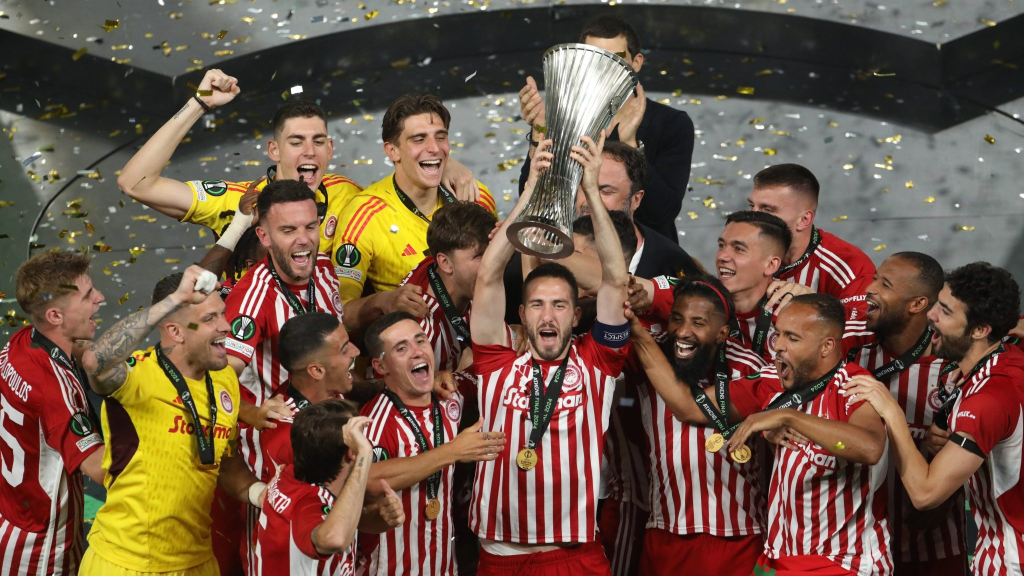
#> input picture exercises/ex1-IntroductionToImageAnalysis/data/myimage.jpg, 2048 x 1152 px, given in place of vertebra.png, which was not available (shown at 1/2 size); the run also reads 1 picture not shown here
$ jupyter execute --allow-errors Ex3_solution.ipynb   (shell and % lines are left out)   (text cells are left out)
#> lines starting #> are read from the running program, lines starting #| are printed output that depends on the picture; after the words box and inside, x2 and y2 are one past the last pixel; in counts of white or black regions, pixels touching at a corner belong together; pictures that were not available may be replaced by others from this repository, and a replacement may not be noted
[cell 1]
from skimage import io
import matplotlib.pyplot as plt
import numpy as np

[cell 2]
# Directory containing data and images
in_dir = "data/"
im_name = "vertebra.png"
im_org = io.imread(in_dir + im_name)
#> im_org is the input picture: shape (1152, 2048, 3); mean R, G, B 109.5, 85.7, 69.9

[cell 3]
nbins = 256

fig, ax = plt.subplots(nrows=1, ncols = 2, figsize = (12, 5))
ax[0].imshow(im_org, cmap = 'gray', vmin = 0, vmax = 255)
ax[0].set_title('Image')

ax[1].hist(im_org.ravel(), bins=nbins)
ax[1].set_title('Image histogram')
ax[1].set_xlabel('Intensities')
ax[1].set_ylabel('Frequency')
plt.show()
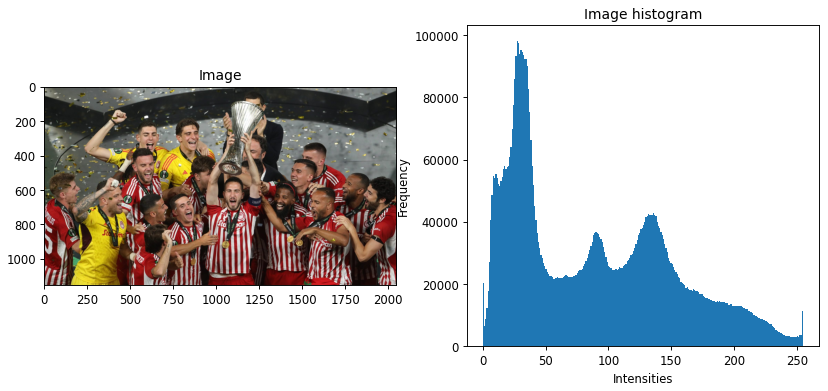
#> figure drawn by matplotlib, 2 panels; panel 2: tallest bar 98228 high, from x = 26.89 to 27.89

[cell 4]
min = im_org.min()
#> min = 0
max = im_org.max()
#> max = 255
print(f"Min value: {min} \t Max value: {max}")
#| Min value: 0 	 Max value: 255

[cell 5]
fig, ax = plt.subplots(nrows=1, ncols = 2, figsize = (12, 5))
ax[0].imshow(im_org, vmin = 0, vmax = 255, cmap = 'gray')
ax[0].set_title('Visualization window: [0, 255]')
ax[1].imshow(im_org, vmin = min, vmax = max, cmap = 'gray') # Here, we change the visualization window, not the image itself!
ax[1].set_title(f'Visualization window: [{min}, {max}]')
plt.show()
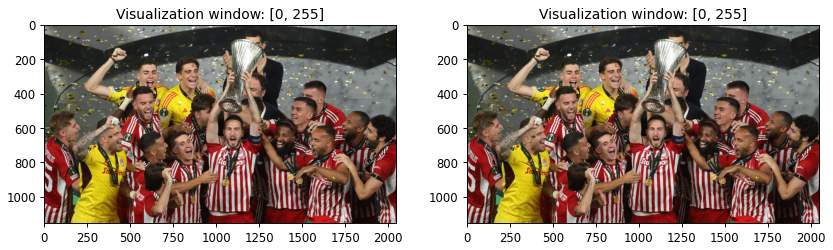
#> figure drawn by matplotlib, 2 panels

[cell 6]
from skimage.util import img_as_float
from skimage.util import img_as_ubyte

[cell 7]
im_float = img_as_float(im_org)
min = im_float.min()
max = im_float.max()
#> max = 1
print(f"Min value: {min} \t Max value: {max}")
#| Min value: 0.0 	 Max value: 1.0

# Can you verify that the float image is equal to the original image, where each pixel value is divided by 255?
all_equal = np.allclose(im_org, im_float*255)
#> all_equal = True
print(f'The float and the original image are equivalent?: {all_equal}')
#| The float and the original image are equivalent?: True

[cell 8]
im_ubyte = img_as_ubyte(im_float)
min, max = im_ubyte.min(), im_ubyte.max()
#> max = 255
print(f"Min value: {min} \t Max value: {max}")
#| Min value: 0 	 Max value: 255

[cell 9]
def histogram_stretch(img_in):
    """
    Stretches the histogram of an image
    :param img_in: Input image
    :return: Image, where the histogram is stretched so the min values is 0 and the maximum value 255
    """
    # img_as_float will divide all pixel values with 255.0
    img_float = img_as_float(img_in)
    min_val = img_float.min()
#> min_val = 0
    max_val = img_float.max()
#> max_val = 1
    min_desired = 0.0
    max_desired = 1.0

    # Do something here
    img_out = ((img_float-min_val)*(max_desired-min_desired)/(max_val-min_val))+min_desired
    # img_as_ubyte will multiply all pixel values with 255.0 before converting to unsigned byte
    return img_as_ubyte(img_out)

[cell 10]
im_stretched = histogram_stretch(im_org)

fig, ax = plt.subplots(nrows=1, ncols = 2, figsize = (12, 5))
ax[0].imshow(im_org, cmap = 'gray', vmin = 0, vmax = 255)
ax[0].set_title('Original image')
ax[1].imshow(im_stretched, cmap = 'gray', vmin = 0, vmax = 255)
ax[1].set_title('Stretched image')
plt.show()

[cell 11]
def gamma_map(img_in, gamma):
    """
    Stretches the histogram of an image
    :param img_in: Input image
    :param gamma: Exponent
    :return: Gamma-mapped image
    """
#> called with gamma = 0.5
    img_float = img_as_float(img_in)
    img_out = np.power(img_float, gamma)
    return img_as_ubyte(img_out)

[cell 12]
gamma_0_5 = gamma_map(im_org, 0.5)
gamma_2 = gamma_map(im_org, 2)

fig, ax = plt.subplots(nrows=1, ncols = 3, figsize = (12, 5))
ax[0].imshow(im_org, cmap = 'gray', vmin=0, vmax=255)
ax[0].set_title('Original image')
ax[1].imshow(gamma_0_5, cmap = 'gray', vmin=0, vmax=255)
ax[1].set_title(r'$\gamma = 0.5$')
ax[2].imshow(gamma_2, cmap = 'gray', vmin=0, vmax=255)
ax[2].set_title(r'$\gamma = 2$')
plt.show()

[cell 13]
def threshold_image(img_in, thres):
    """
    Apply a threshold in an image and return the resulting image
    :param img_in: Input image
    :param thres: The treshold value in the range [0, 255]
    :return: Resulting image (unsigned byte) where background is 0 and foreground is 255
    """
#> called with thres = 110
    mask = img_in > thres
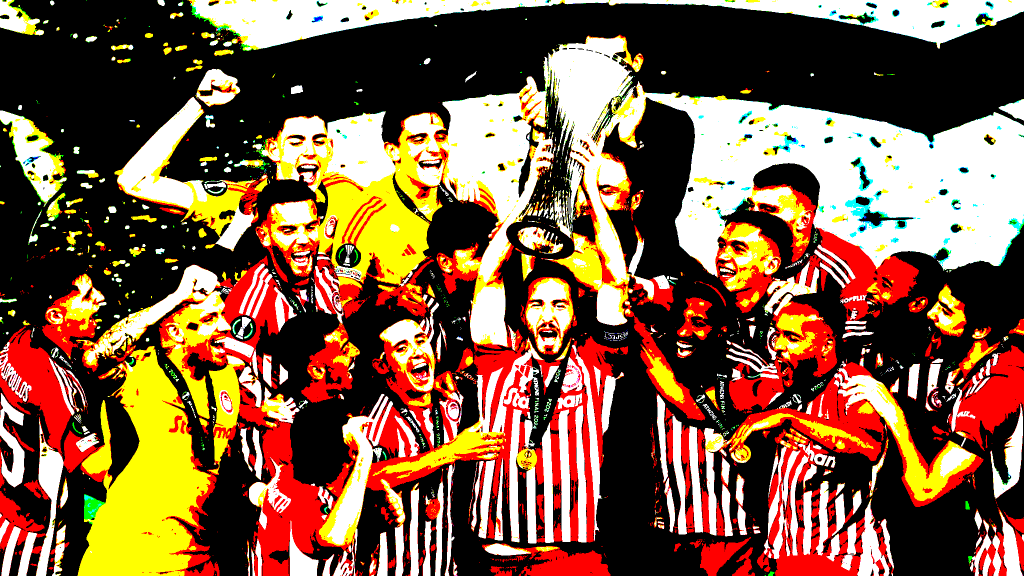
#> mask: shape (1152, 2048, 3) bool (shown at 1/2 size); mean R, G, B 0.501, 0.364, 0.26
    return img_as_ubyte(mask)

[cell 14]
im_thres = threshold_image(im_org, thres = 110)

fig, ax = plt.subplots(nrows=1, ncols = 3, figsize = (12, 5))
ax[0].imshow(im_org, cmap = 'gray', vmin = 0, vmax = 255)
ax[0].set_title('Original image')
ax[1].imshow(im_thres, cmap = 'gray', vmin = 0, vmax = 255)
ax[1].set_title('Foreground image')
ax[2].imshow(im_org, cmap = 'gray', vmin = 0, vmax = 255)
#> (the rest of this cell did not finish here and is left out)

[cell 15]
from skimage.filters import threshold_otsu

thres_new = threshold_otsu(im_org)
#> thres_new = 96
im_thres = threshold_image(im_org, thres = thres_new)
#> call 2 of threshold_image, with thres = 96
#> in threshold_image (call 2), `mask = img_in > thres`:
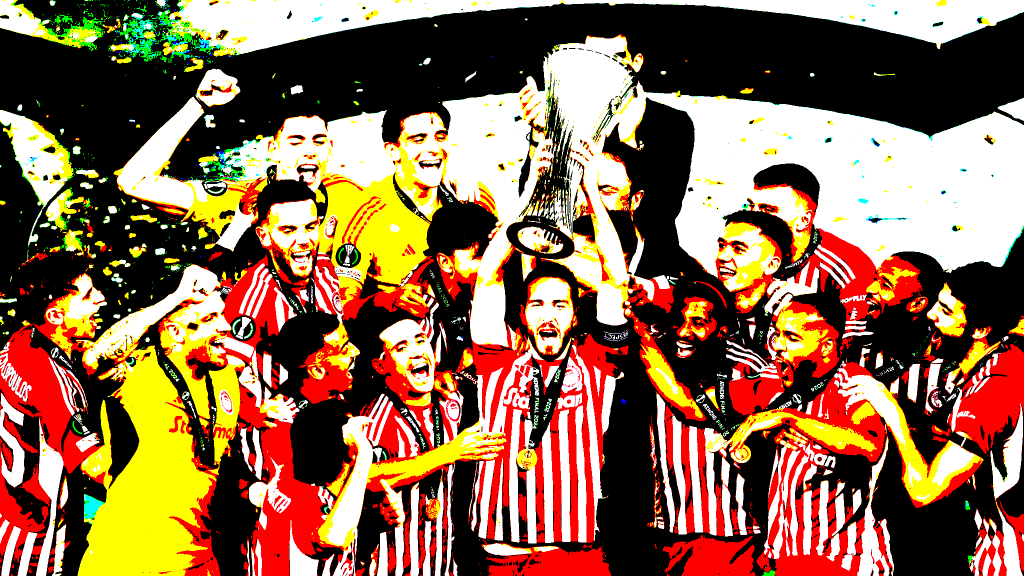
#> mask: shape (1152, 2048, 3) bool (shown at 1/2 size); mean R, G, B 0.558, 0.416, 0.304

fig, ax = plt.subplots(nrows=1, ncols = 3, figsize = (12, 5))
ax[0].imshow(im_org, cmap = 'gray', vmin = 0, vmax = 255)
ax[0].set_title('Original image')
ax[1].imshow(im_thres, cmap = 'gray', vmin = 0, vmax = 255)
ax[1].set_title(f'Foreground image [thres = {thres_new}]')
ax[2].imshow(im_org, cmap = 'gray', vmin = 0, vmax = 255)
#> (the rest of this cell did not finish here and is left out)

[cell 16]
from skimage.color import rgb2gray

im_name = "dark_background.png"
#> (the rest of this cell did not finish here and is left out)

[cell 17]
# Change the backend to be able to explore the pixel intensities
# For VSCode Notebooks and JupyterNotebook "%matplotlib widget"
# For Spyder "%matplotlib auto"


im_name = "DTUSigns2.jpg"
#> im_name = 'DTUSigns2.jpg'
#> (the rest of this cell did not finish here and is left out)

[cell 18]
plt.close()

def detect_dtu_signs(img_in, sign):
#> called with sign = 'red'
    r_comp = img_in[:, :, 0]
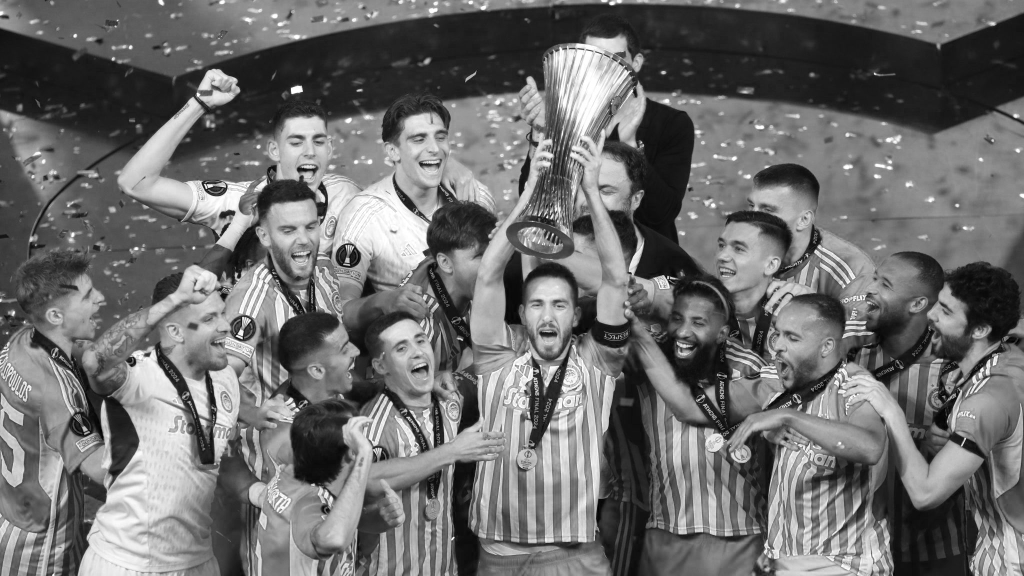
#> r_comp: shape (1152, 2048) (shown at 1/2 size); min 0, max 255, mean 109.5
    g_comp = img_in[:, :, 1]
    b_comp = img_in[:, :, 2]
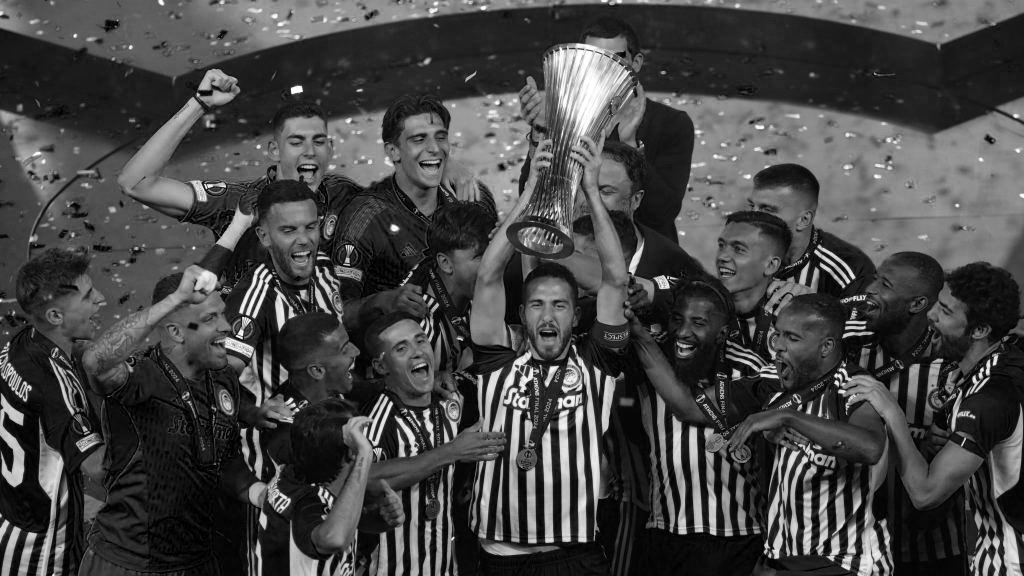
#> b_comp: shape (1152, 2048) (shown at 1/2 size); min 0, max 255, mean 69.9

    if sign == 'red':
        segm = (r_comp > 160) & (r_comp < 180) & (g_comp > 50) & (g_comp < 80) & \
                    (b_comp > 50) & (b_comp < 80)
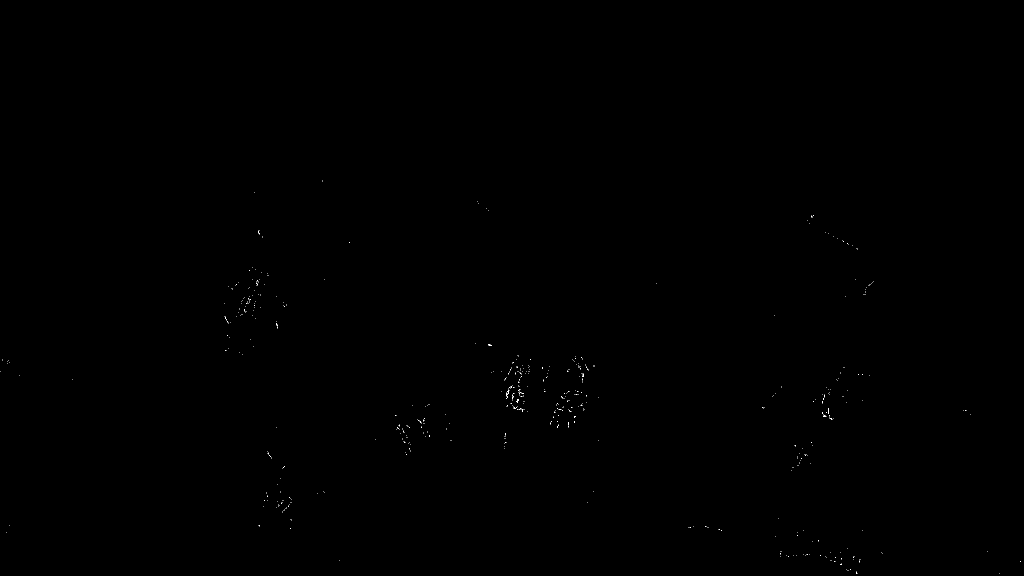
#> segm: shape (1152, 2048) bool (shown at 1/2 size); 0.05% white in thin lines or dots, all inside (x1, y1, x2, y2) = (1, 361, 2041, 1148)
    if sign == 'blue':
        segm = (r_comp < 10) & (g_comp > 85) & (g_comp < 105) & \
                    (b_comp > 180) & (b_comp < 200)

    return img_as_ubyte(segm)


img_red = detect_dtu_signs(im_org, 'red')
fig, ax = plt.subplots(nrows = 1, ncols = 2, figsize = (10, 5))
ax[0].imshow(im_org)
ax[0].set_title('Original')
ax[1].imshow(img_red, vmin = 0, vmax = 255, cmap = 'gray')
ax[1].set_title('Red sign')
plt.show()

[cell 19]
from skimage import color

[cell 20]

hsv_img = color.rgb2hsv(im_org)
#> hsv_img: shape (1152, 2048, 3) float64; mean of channels 0, 1, 2 0.264, 0.37, 0.436
hue_img = hsv_img[:, :, 0]
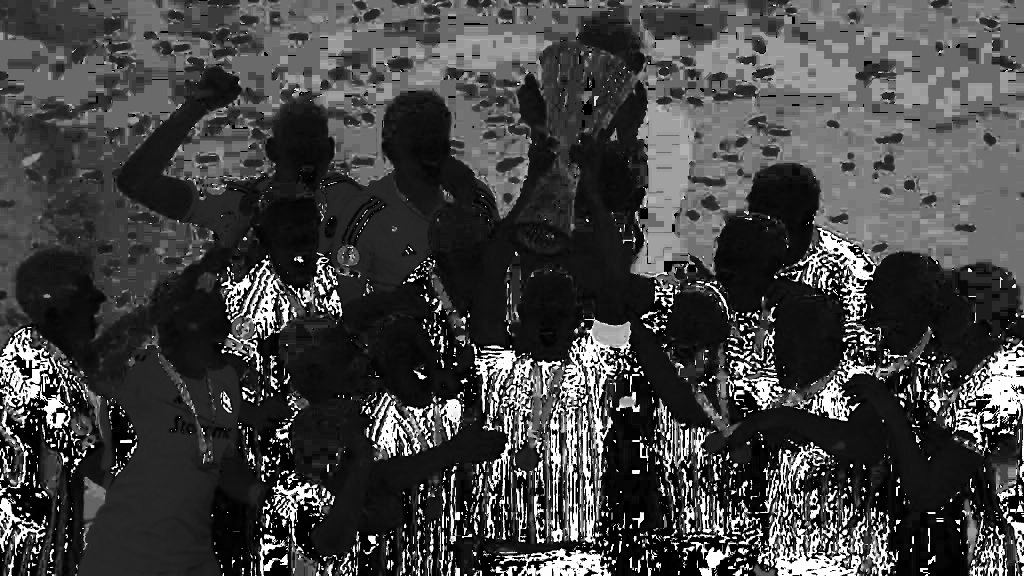
#> hue_img: shape (1152, 2048) float64 (shown at 1/2 size); min 0, max 0.999, mean 0.264
value_img = hsv_img[:, :, 2]
fig, (ax0, ax1, ax2) = plt.subplots(ncols=3, figsize=(8, 2))
ax0.imshow(im_org)
ax0.set_title("RGB image")
ax0.axis('off')
ax1.imshow(hue_img, cmap='hsv')
ax1.set_title("Hue channel")
ax1.axis('off')
ax2.imshow(value_img)
ax2.set_title("Value channel")
ax2.axis('off')

fig.tight_layout()
io.show()

[cell 21]
plt.close()

segm_blue = (hue_img < 0.6) & (hue_img  > 0.4) & (value_img < 0.77) & (value_img > 0.70)
#> segm_blue: shape (1152, 2048) bool; 0.15% white in thin lines or dots
segm_red = (hue_img < 1.0) & (hue_img  > 0.9)
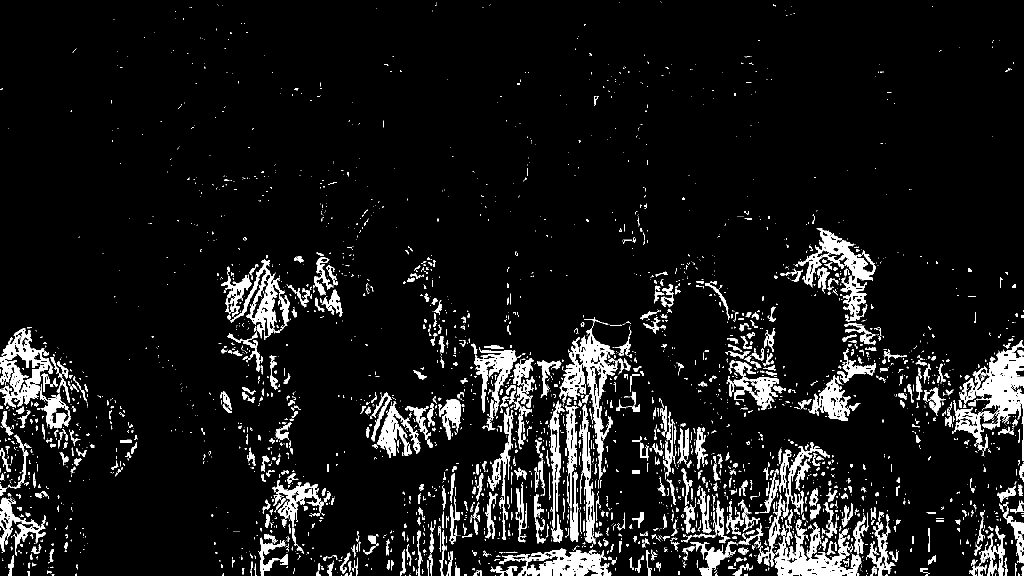
#> segm_red: shape (1152, 2048) bool (shown at 1/2 size); 8.3% white; 3468 white regions (2603 under 20 px), largest, box (x1, y1, x2, y2) and area: (1919, 680, 2048, 922) 9675, (0, 656, 141, 858) 8947, (1118, 656, 1236, 958) 8299

fig, (ax1, ax2) = plt.subplots(1,2,figsize = (10,5))
ax1.imshow(segm_blue, cmap = 'gray')
ax1.set_title('DTU sign image (Blue)')

ax2.imshow(segm_red, cmap = 'gray')
ax2.set_title('DTU sign image (Red)')
plt.show()
